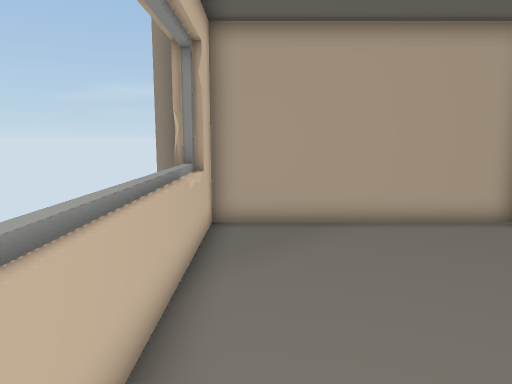
[1] (above)

23 first-person views from a walk through a 3-D level made in the Unity game engine. The camera is 1.2 m above the floor, tilts 8° down and sees 70° across. Doors are open. The floor is counted in squares, 0.5 m on a side. Each view is taken from the middle of a square. On the plan, view 1 faces up. The plan holds only what a view shows up to about 20 squares ahead; the rest is blank. The place goes on beyond the plan.

[2]
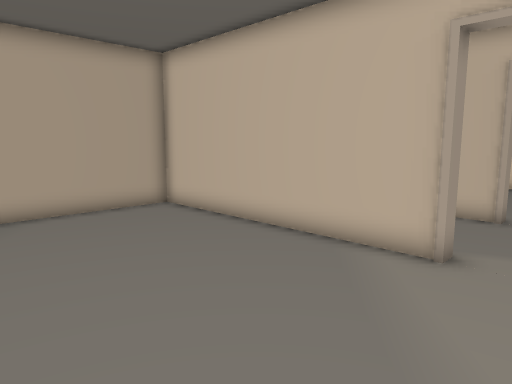

[3]
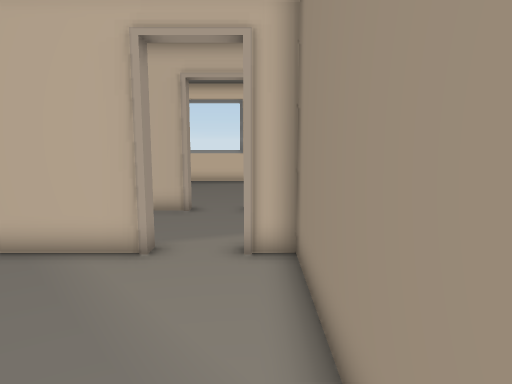

[4]
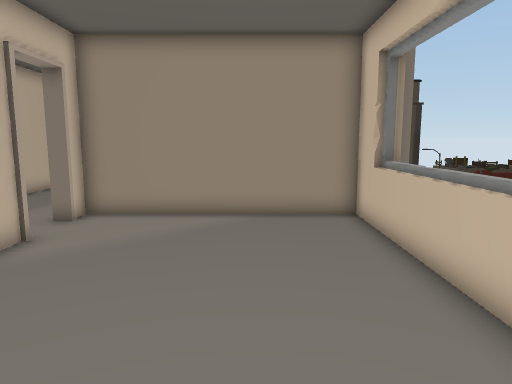

[5]
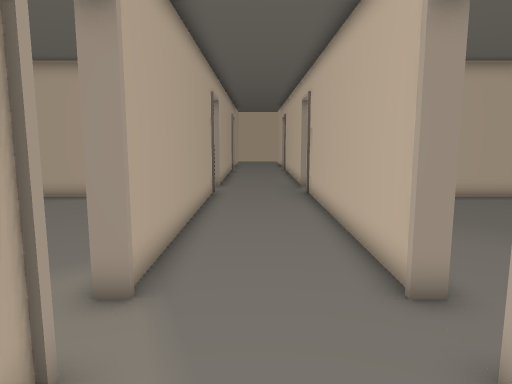

[6]
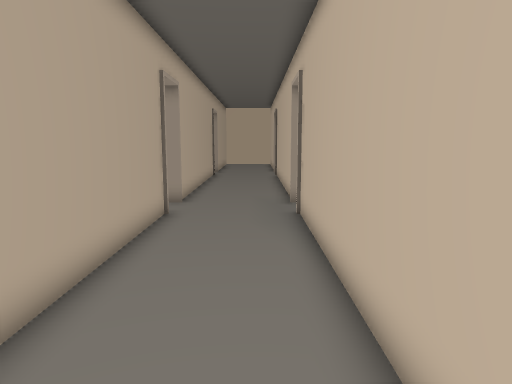

[7]
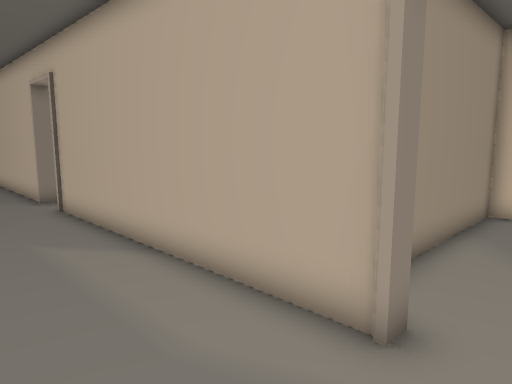

[8]
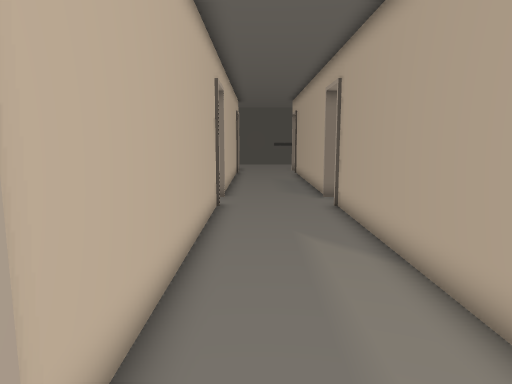

[9]
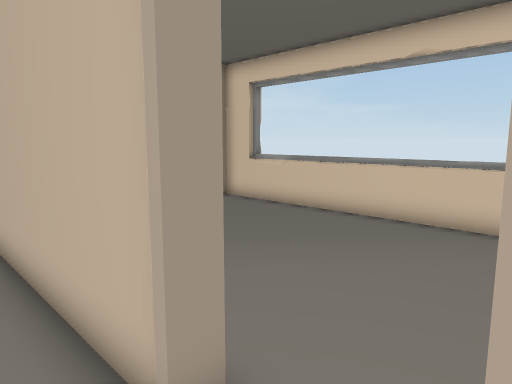

[10]
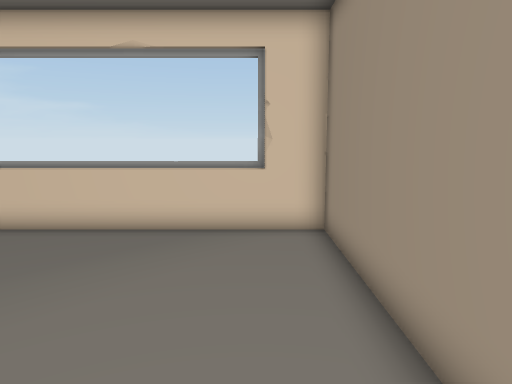

[11]
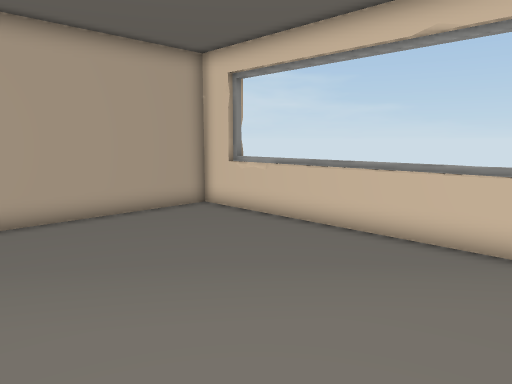

[12]
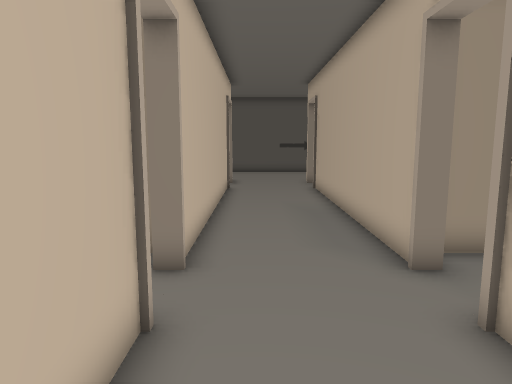

[13]
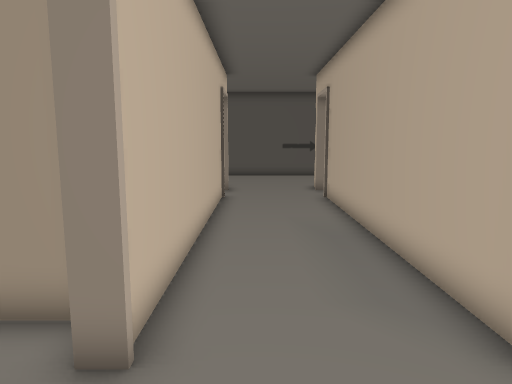

[14]
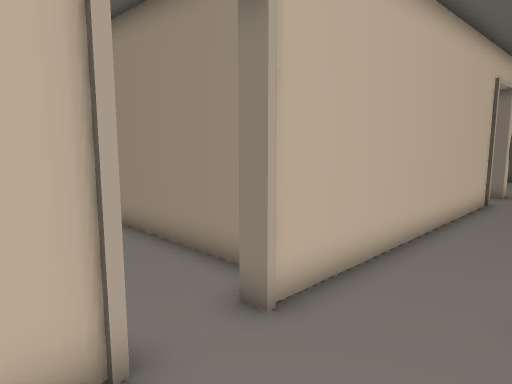

[15]
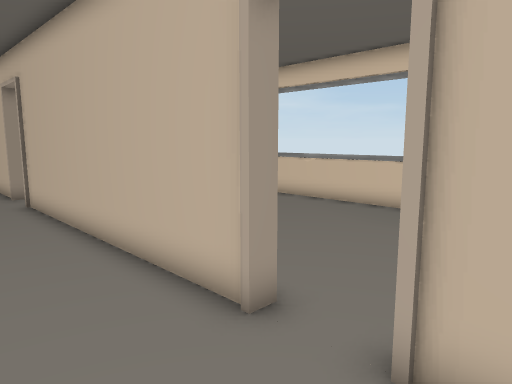

[16]
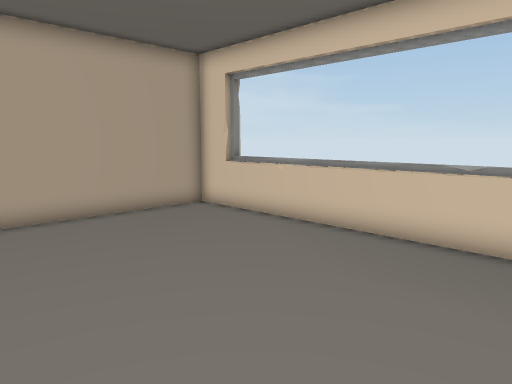

[17]
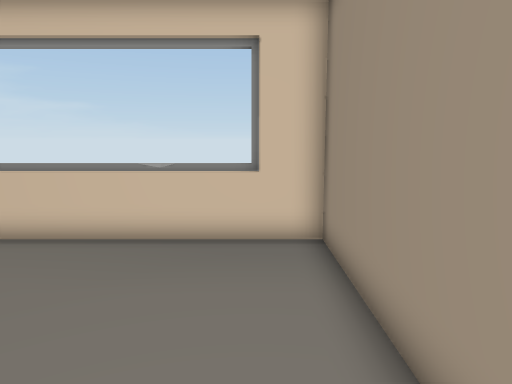

[18]
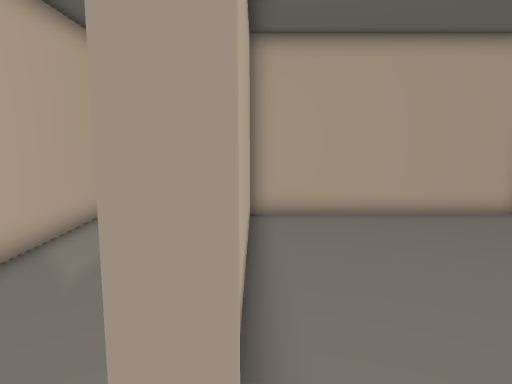

[19]
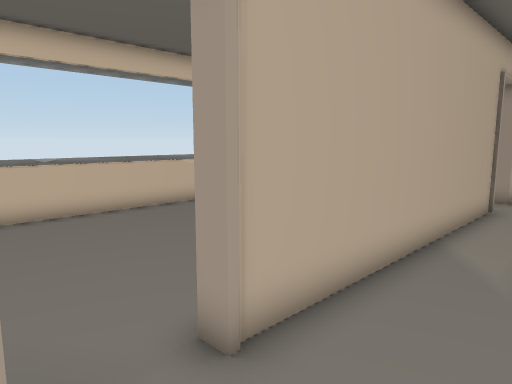

[20]
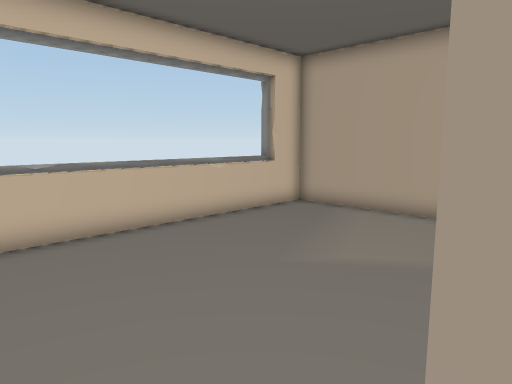

[21]
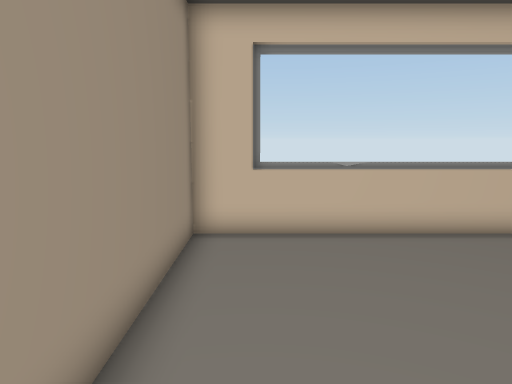

[22]
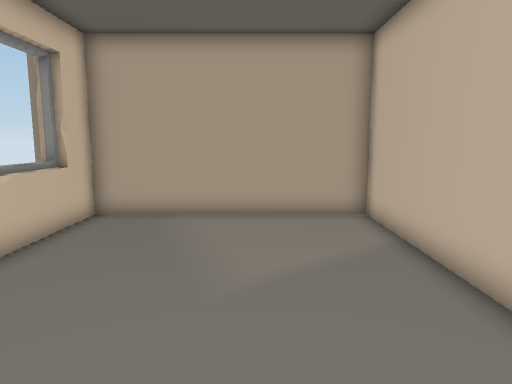

[23]
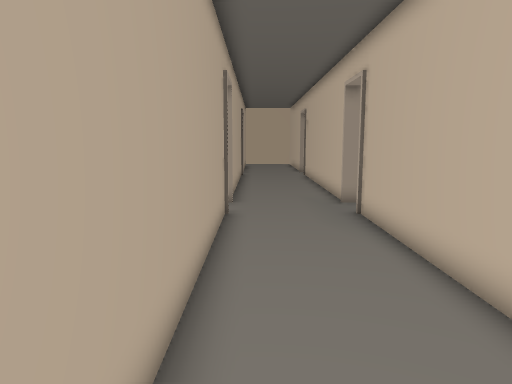

### Floor plan
Ten units are one square. View 1 is at (0, 0); x grows to the right and y downward. Boxes are objects, and circles mark ways between rooms. Rooms are numbered by the first view taken in them; rooms with no view inside come last. Other rooms are left out.
<svg viewBox="-21 -207 246 522">
<path fill="none" stroke="#000" d="M76 -3 76 -106 -13 -106 -13 29 76 29 76 17M-16 -92 -15 11M-13 -88 -15 -83M76 17 80 17 80 135 75 135M125 -3 125 -121M125 135 125 16M75 156 80 156 80 278M80 -121 80 -3 76 -3M125 -141 125 -201M125 277 125 156M76 297 80 297 80 310M125 310 125 297M80 -202 80 -141 75 -141M130 -3 125 -3M220 12 220 -93M145 29 217 29 217 -106 149 -106M220 -83 218 -87M130 135 125 135M125 156 130 156M128 41 128 109M131 166 217 166 217 32 128 32M219 76 217 70M220 151 220 47M76 101 76 32 -13 32 -13 166 72 166M-13 69 -14 76M-15 46 -15 150"/>
<circle cx="80" cy="5" r="3" fill="#2a7"/>
<circle cx="125" cy="5" r="3" fill="#2a7"/>
<circle cx="125" cy="145" r="3" fill="#2a7"/>
<circle cx="80" cy="145" r="3" fill="#2a7"/>
<text x="30" y="-40">1</text>
<text x="100" y="60">2</text>
<text x="170" y="-40">3</text>
<text x="170" y="100">4</text>
<text x="30" y="100">5</text>
</svg>
Room 1 opens to room 2. Room 2 opens to room 3. Room 2 opens to room 4. Room 2 opens to room 5.

Where each view was taken, in squares from view 1:
view 1: 0 up, 0 right, facing up
view 2: 2 down, 0 right, facing up-right
view 3: 2 down, 0 right, facing right
view 4: 9 up, 2 right, facing down
view 5: 5 down, 10 right, facing up
view 6: 0 up, 11 right, facing up
view 7: 0 up, 12 right, facing down-left
view 8: 0 up, 11 right, facing down
view 9: 2 down, 11 right, facing up-right
view 10: 1 down, 12 right, facing right
view 11: 1 down, 13 right, facing up-right
view 12: 9 down, 11 right, facing down
view 13: 12 down, 11 right, facing down
view 14: 12 down, 9 right, facing down-right
view 15: 17 down, 9 right, facing up-right
view 16: 15 down, 13 right, facing up-right
view 17: 15 down, 13 right, facing right
view 18: 15 down, 13 right, facing up
view 19: 16 down, 11 right, facing up-left
view 20: 15 down, 8 right, facing up-left
view 21: 15 down, 8 right, facing left
view 22: 15 down, 4 right, facing up
view 23: 0 up, 9 right, facing up
